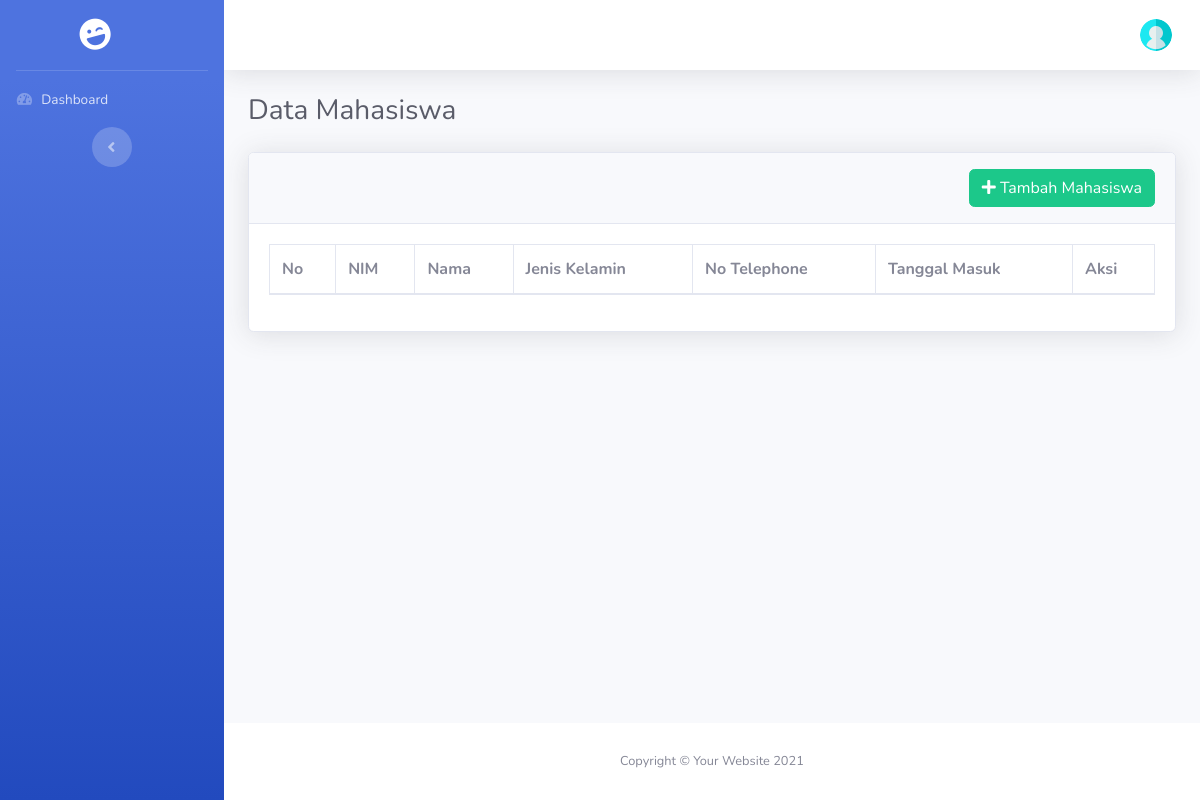
Page /index.php/admin/mahasiswa on the earlier database version.
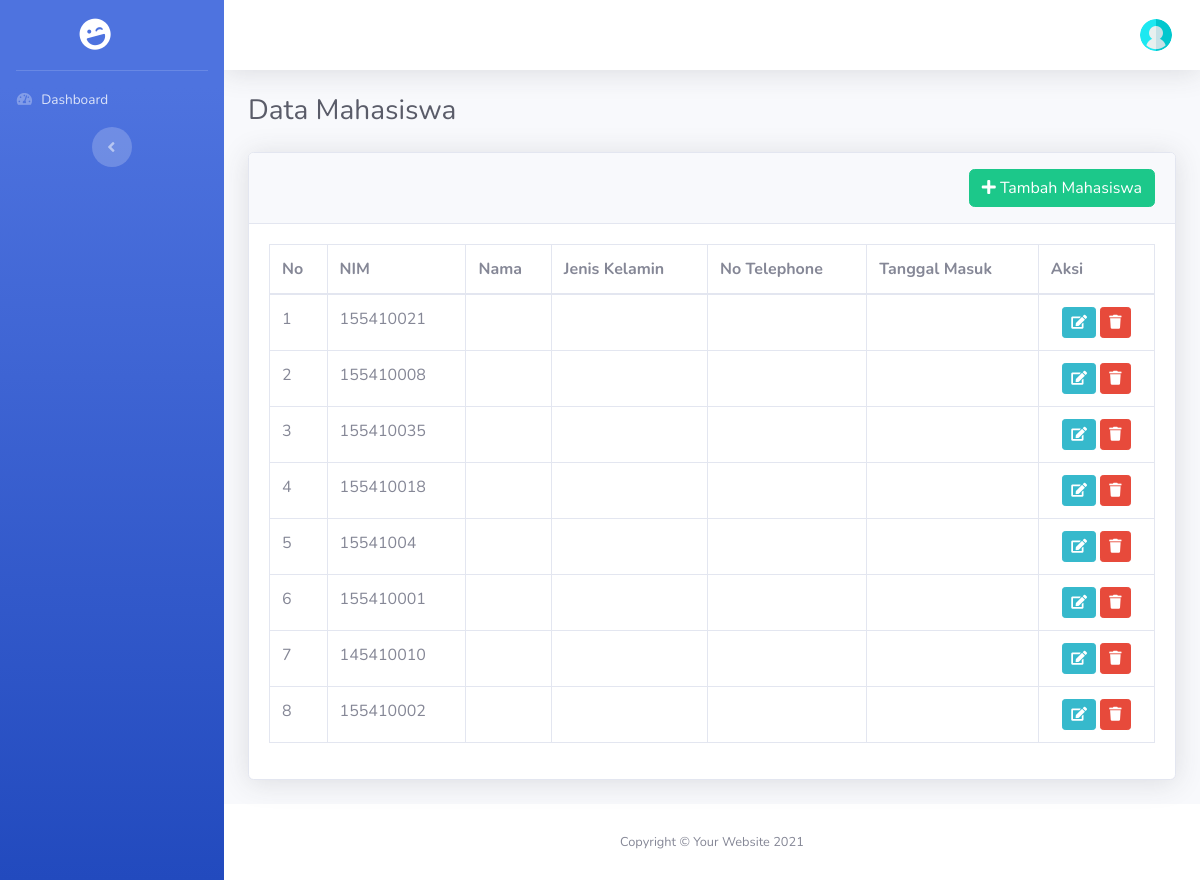
Same page on the later database version.
### tables this page shows
CREATE TABLE `mahasiswa` (
  `id` bigint NOT NULL AUTO_INCREMENT,
  `nim` bigint NOT NULL,
  `nama` varchar(255) NOT NULL,
  `password` varchar(255) NOT NULL,
  `jenis_kelamin` enum('laki-laki','perempuan') NOT NULL,
  `alamat` text NOT NULL,
  `tgl_masuk` date NOT NULL,
  `nomor_telephone` varchar(14) NOT NULL,
  `agama` enum('islam','kristen','katholik','hindu','budha','konghucu') NOT NULL,
  `email` varchar(255) NOT NULL,
  `id_dosen` bigint NOT NULL,
  PRIMARY KEY (`id`)
);

### application/controllers/Admin.php (called while the page is built, shortened)
<?php
class Admin extends CI_Controller
{
    function __construct()
    {
        $this->load->Model('M_admin','mod');
    }
    public function mahasiswa()
    {
        $data['halaman']    = "Data Mahasiswa";
        $data['mahasiswa']  = $this->mod->m_get_all_mahasiswa_plus_dosen();
        $this->load->view('head.php', $data);
        $this->load->view('sidebar.php');
        $this->load->view('header.php');
        $this->load->view('admin/mahasiswa/index.php', $data);
        $this->load->view('footer.php');
    }
}

### index.php (called while the page is built, shortened)
<?php
require_once BASEPATH.'core/CodeIgniter.php';

### application/models/M_admin.php (called while the page is built, shortened)
<?php
Class M_admin extends CI_Model
{
    public function m_get_all_mahasiswa_plus_dosen()
    {
        $this->db->select('a.id AS id_mahasiswa, a.nim, a.nama AS nama_mahasiswa, a.jenis_kelamin AS jk_mahasiswa, a.nomor_telephone AS no_hp_mhs, a.tgl_masuk AS tgl_masuk_mahasiswa, b.nama AS nama_dosen')
            ->from('mahasiswa AS a')
            ->join('dosen AS b','b.id = a.id_dosen', 'left');
        $query = $this->db->get_compiled_select();
        $data  = $this->db->query($query)->result_array();
        return $data;
    }
}

### application/views/admin/mahasiswa/index.php (the view, shortened to what this page needs)
<div class="container-fluid">
    <h1 class="h3 mb-4 text-gray-800">Data Mahasiswa</h1>
    <div class="card shadow mb-4">
        <div class="card-header py-3">
            <a href="<?php echo base_url('admin/tambah_mahasiswa')?>" class="btn btn-success float-right"><i class="fas fa-plus"></i>&nbsp;Tambah Mahasiswa</a>
        </div>
        <div class="card-body">
            <div class="table-responsive">
                <table class="table table-bordered" id="dataTable" width="100%" cellspacing="0">
                    <thead>
                        <tr>
                            <th>No</th>
                            <th>NIM</th>
                            <th>Nama</th>
                            <th>Jenis Kelamin</th>
                            <th>No Telephone</th>
                            <th>Tanggal Masuk</th>
                            <th>Aksi</th>
                        </tr>
                    </thead>
                    <tbody>
                        <?php
                            $i = 1;
                            foreach($mahasiswa as $mhs):?>
                            <tr>
                                <td><?php echo $i;?></td>
                                <td><?php echo $mhs['nim'];?></td>
                                <td><?php echo $mhs['nama'];?></td>
                                <td><?php echo $mhs['jenis_kelamin'];?></td>
                                <td><?php echo $mhs['nomor_telephone'];?></td>
                                <td><?php echo $mhs['tgl_masuk'];?></td>
                                <td class="text-center">
                                    <a href="<?php echo base_url('admin/edit_mahasiswa/').$mhs['id']?>" class="btn btn-info btn-sm"><i class="fas fa-edit"></i></a>
                                    <a href="<?php echo base_url('admin/hapus_mahasiswa/').$mhs['id']?>" class="btn btn-danger btn-sm"><i class="fas fa-trash"></i></a>
                                </td>
                            </tr>
                        <?php
                            $i++;
                            endforeach;?>
                    </tbody>
                </table>
            </div>
        </div>
    </div>
</div>

Differences in the rows shown:
added mahasiswa: nim "155410021"
added mahasiswa: nim "155410008"
added mahasiswa: nim "155410035"
added mahasiswa: nim "155410018"
added mahasiswa: nim "15541004"
added mahasiswa: nim "155410001"
added mahasiswa: nim "145410010"
added mahasiswa: nim "155410002"
